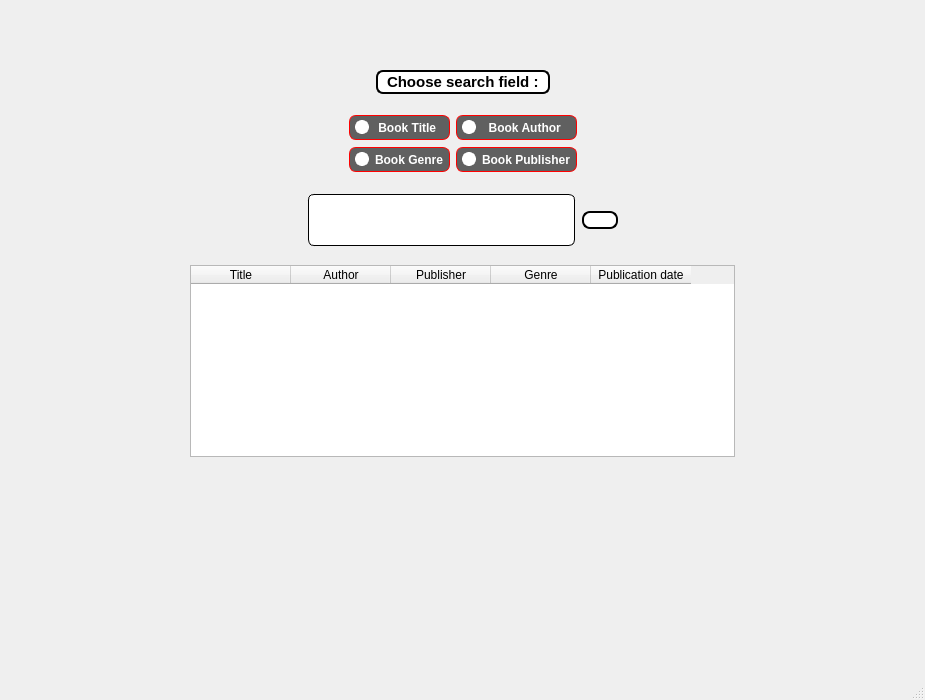
<?xml version="1.0" encoding="UTF-8"?>
<ui version="4.0">
 <class>search</class>
 <widget class="QMainWindow" name="search">
  <property name="geometry">
   <rect>
    <x>0</x>
    <y>0</y>
    <width>925</width>
    <height>700</height>
   </rect>
  </property>
  <property name="windowTitle">
   <string>MainWindow</string>
  </property>
  <property name="styleSheet">
   <string notr="true">#centralwidget
{
	border-image: url(:/img/C:/Users/DELTAcomputer/Desktop/lib1.jpg);
}

QRadioButton {
    color: black;
background-color : rgba(0, 0, 0,0.6);
border : 1px solid red;
border-radius : 7px;
}

QRadioButton::indicator {
    width: 10px;
    height: 10px;
    border-radius: 7px;
}

QRadioButton::indicator:checked {
    background-color: red;
    border: 2px solid white;
}

QRadioButton::indicator:unchecked {
    background-color:  white;
    border: 2px solid white;
}
</string>
  </property>
  <widget class="QWidget" name="centralwidget">
   <layout class="QVBoxLayout" name="verticalLayout_2">
    <item>
     <layout class="QHBoxLayout" name="horizontalLayout">
      <property name="leftMargin">
       <number>20</number>
      </property>
      <property name="topMargin">
       <number>10</number>
      </property>
      <property name="rightMargin">
       <number>20</number>
      </property>
      <property name="bottomMargin">
       <number>5</number>
      </property>
      <item>
       <widget class="QPushButton" name="BackBtn">
        <property name="cursor">
         <cursorShape>PointingHandCursor</cursorShape>
        </property>
        <property name="toolTip">
         <string>Back</string>
        </property>
        <property name="toolTipDuration">
         <number>-3</number>
        </property>
        <property name="styleSheet">
         <string notr="true">#BackBtn
{
border : 10px;
}
</string>
        </property>
        <property name="text">
         <string/>
        </property>
        <property name="icon">
         <iconset>
          <normaloff>C:/Users/DELTAcomputer/Desktop/icons/329353.png</normaloff>C:/Users/DELTAcomputer/Desktop/icons/329353.png</iconset>
        </property>
        <property name="iconSize">
         <size>
          <width>55</width>
          <height>55</height>
         </size>
        </property>
       </widget>
      </item>
      <item>
       <spacer name="horizontalSpacer">
        <property name="orientation">
         <enum>Qt::Horizontal</enum>
        </property>
        <property name="sizeHint" stdset="0">
         <size>
          <width>40</width>
          <height>20</height>
         </size>
        </property>
       </spacer>
      </item>
     </layout>
    </item>
    <item>
     <layout class="QVBoxLayout" name="verticalLayout">
      <property name="leftMargin">
       <number>10</number>
      </property>
      <property name="topMargin">
       <number>10</number>
      </property>
      <property name="rightMargin">
       <number>10</number>
      </property>
      <property name="bottomMargin">
       <number>7</number>
      </property>
      <item>
       <layout class="QHBoxLayout" name="horizontalLayout_3">
        <property name="leftMargin">
         <number>10</number>
        </property>
        <property name="topMargin">
         <number>10</number>
        </property>
        <property name="rightMargin">
         <number>10</number>
        </property>
        <property name="bottomMargin">
         <number>10</number>
        </property>
        <item>
         <spacer name="horizontalSpacer_6">
          <property name="orientation">
           <enum>Qt::Horizontal</enum>
          </property>
          <property name="sizeHint" stdset="0">
           <size>
            <width>40</width>
            <height>20</height>
           </size>
          </property>
         </spacer>
        </item>
        <item>
         <widget class="QLabel" name="SearchLabel">
          <property name="font">
           <font>
            <pointsize>11</pointsize>
            <weight>75</weight>
            <bold>true</bold>
           </font>
          </property>
          <property name="styleSheet">
           <string notr="true">#SearchLabel
{
color : blacj;
padding : 1px 5px;
background-color : rgba(255, 255, 255,1.0);
border : 2px solid black;
border-radius : 7px;
}</string>
          </property>
          <property name="text">
           <string>Choose search field :</string>
          </property>
         </widget>
        </item>
        <item>
         <spacer name="horizontalSpacer_7">
          <property name="orientation">
           <enum>Qt::Horizontal</enum>
          </property>
          <property name="sizeHint" stdset="0">
           <size>
            <width>40</width>
            <height>20</height>
           </size>
          </property>
         </spacer>
        </item>
       </layout>
      </item>
      <item>
       <layout class="QGridLayout" name="gridLayout">
        <property name="sizeConstraint">
         <enum>QLayout::SetDefaultConstraint</enum>
        </property>
        <property name="leftMargin">
         <number>20</number>
        </property>
        <property name="topMargin">
         <number>5</number>
        </property>
        <property name="rightMargin">
         <number>20</number>
        </property>
        <property name="bottomMargin">
         <number>5</number>
        </property>
        <property name="verticalSpacing">
         <number>7</number>
        </property>
        <item row="1" column="1">
         <widget class="QRadioButton" name="GenreRadio">
          <property name="font">
           <font>
            <pointsize>9</pointsize>
            <weight>75</weight>
            <bold>true</bold>
           </font>
          </property>
          <property name="cursor">
           <cursorShape>PointingHandCursor</cursorShape>
          </property>
          <property name="styleSheet">
           <string notr="true">#GenreRadio
{
color : white;
padding : 4px 5px;
background-color : rgba(0, 0, 0,0.6);
border : 1px solid red;
border-radius : 7px;
}</string>
          </property>
          <property name="text">
           <string>Book Genre</string>
          </property>
         </widget>
        </item>
        <item row="0" column="2">
         <widget class="QRadioButton" name="AuthorRadio">
          <property name="font">
           <font>
            <pointsize>9</pointsize>
            <weight>75</weight>
            <bold>true</bold>
           </font>
          </property>
          <property name="cursor">
           <cursorShape>PointingHandCursor</cursorShape>
          </property>
          <property name="styleSheet">
           <string notr="true">#AuthorRadio
{
color : white;
padding : 4px 5px;
background-color : rgba(0, 0, 0,0.6);
border : 1px solid red;
border-radius : 7px;
}</string>
          </property>
          <property name="text">
           <string>  Book Author</string>
          </property>
         </widget>
        </item>
        <item row="0" column="0">
         <spacer name="horizontalSpacer_4">
          <property name="orientation">
           <enum>Qt::Horizontal</enum>
          </property>
          <property name="sizeHint" stdset="0">
           <size>
            <width>40</width>
            <height>20</height>
           </size>
          </property>
         </spacer>
        </item>
        <item row="0" column="1">
         <widget class="QRadioButton" name="TitleRadio">
          <property name="font">
           <font>
            <pointsize>9</pointsize>
            <weight>75</weight>
            <bold>true</bold>
           </font>
          </property>
          <property name="cursor">
           <cursorShape>PointingHandCursor</cursorShape>
          </property>
          <property name="styleSheet">
           <string notr="true">#TitleRadio
{
color : white;
padding : 4px 5px;
background-color : rgba(0, 0, 0,0.6);
border : 1px solid red;
border-radius : 7px;
}</string>
          </property>
          <property name="text">
           <string> Book Title  </string>
          </property>
         </widget>
        </item>
        <item row="1" column="2">
         <widget class="QRadioButton" name="PublisherRadio">
          <property name="font">
           <font>
            <pointsize>9</pointsize>
            <weight>75</weight>
            <bold>true</bold>
           </font>
          </property>
          <property name="cursor">
           <cursorShape>PointingHandCursor</cursorShape>
          </property>
          <property name="styleSheet">
           <string notr="true">#PublisherRadio
{
color : white;
padding : 4px 5px;
background-color : rgba(0, 0, 0,0.6);
border : 1px solid red;
border-radius : 7px;
}</string>
          </property>
          <property name="text">
           <string>Book Publisher</string>
          </property>
         </widget>
        </item>
        <item row="0" column="3">
         <spacer name="horizontalSpacer_5">
          <property name="orientation">
           <enum>Qt::Horizontal</enum>
          </property>
          <property name="sizeHint" stdset="0">
           <size>
            <width>40</width>
            <height>20</height>
           </size>
          </property>
         </spacer>
        </item>
       </layout>
      </item>
      <item>
       <layout class="QHBoxLayout" name="horizontalLayout_2">
        <property name="leftMargin">
         <number>20</number>
        </property>
        <property name="topMargin">
         <number>10</number>
        </property>
        <property name="rightMargin">
         <number>20</number>
        </property>
        <property name="bottomMargin">
         <number>0</number>
        </property>
        <item>
         <spacer name="horizontalSpacer_3">
          <property name="orientation">
           <enum>Qt::Horizontal</enum>
          </property>
          <property name="sizeHint" stdset="0">
           <size>
            <width>40</width>
            <height>20</height>
           </size>
          </property>
         </spacer>
        </item>
        <item>
         <widget class="QLineEdit" name="SearchLine">
          <property name="font">
           <font>
            <family>inherit</family>
            <pointsize>-1</pointsize>
            <weight>50</weight>
            <italic>false</italic>
            <bold>false</bold>
           </font>
          </property>
          <property name="styleSheet">
           <string notr="true">#SearchLine
{
border: 1px solid;
border-radius: 6px;
background-repeat: no-repeat;
background-position: right 8px center;
padding: 14px 20px;
font-size: 14px;
line-height: 20px;
color : rgb(36, 41, 46);
vertical-align: middle;
background-color: rgb(255, 255, 255);
font-family: inherit;
font: inherit;
margin: 1px 1px;
width: 100%;
}</string>
          </property>
         </widget>
        </item>
        <item>
         <widget class="QPushButton" name="Btn">
          <property name="sizePolicy">
           <sizepolicy hsizetype="Minimum" vsizetype="Fixed">
            <horstretch>0</horstretch>
            <verstretch>0</verstretch>
           </sizepolicy>
          </property>
          <property name="cursor">
           <cursorShape>PointingHandCursor</cursorShape>
          </property>
          <property name="styleSheet">
           <string notr="true">#Btn
{
color: rgb(255, 255, 255);
background-color: white;
    line-height: 20px;
    border: 2px solid black;
    border-radius: 8px;
font: inherit;
}

#Btn:hover
{
ba0ckground-color: rgb(145, 22, 26);
}</string>
          </property>
          <property name="text">
           <string/>
          </property>
          <property name="icon">
           <iconset>
            <normaloff>C:/Users/DELTAcomputer/Desktop/icons/IMG_0149.PNG</normaloff>C:/Users/DELTAcomputer/Desktop/icons/IMG_0149.PNG</iconset>
          </property>
          <property name="iconSize">
           <size>
            <width>46</width>
            <height>46</height>
           </size>
          </property>
         </widget>
        </item>
        <item>
         <spacer name="horizontalSpacer_2">
          <property name="orientation">
           <enum>Qt::Horizontal</enum>
          </property>
          <property name="sizeHint" stdset="0">
           <size>
            <width>40</width>
            <height>20</height>
           </size>
          </property>
         </spacer>
        </item>
       </layout>
      </item>
     </layout>
    </item>
    <item>
     <layout class="QVBoxLayout" name="verticalLayout_3">
      <property name="leftMargin">
       <number>20</number>
      </property>
      <property name="topMargin">
       <number>0</number>
      </property>
      <property name="rightMargin">
       <number>20</number>
      </property>
      <property name="bottomMargin">
       <number>20</number>
      </property>
      <item>
       <layout class="QHBoxLayout" name="horizontalLayout_5">
        <property name="leftMargin">
         <number>20</number>
        </property>
        <property name="topMargin">
         <number>5</number>
        </property>
        <property name="rightMargin">
         <number>20</number>
        </property>
        <property name="bottomMargin">
         <number>20</number>
        </property>
        <item>
         <spacer name="horizontalSpacer_9">
          <property name="orientation">
           <enum>Qt::Horizontal</enum>
          </property>
          <property name="sizeType">
           <enum>QSizePolicy::Fixed</enum>
          </property>
          <property name="sizeHint" stdset="0">
           <size>
            <width>127</width>
            <height>20</height>
           </size>
          </property>
         </spacer>
        </item>
        <item>
         <layout class="QHBoxLayout" name="horizontalLayout_4">
          <property name="leftMargin">
           <number>14</number>
          </property>
          <property name="topMargin">
           <number>0</number>
          </property>
          <property name="rightMargin">
           <number>14</number>
          </property>
          <property name="bottomMargin">
           <number>10</number>
          </property>
          <item>
           <widget class="QTableWidget" name="BookTable">
            <property name="font">
             <font>
              <weight>50</weight>
              <bold>false</bold>
             </font>
            </property>
            <property name="autoFillBackground">
             <bool>false</bool>
            </property>
            <property name="styleSheet">
             <string notr="true"/>
            </property>
            <property name="frameShape">
             <enum>QFrame::StyledPanel</enum>
            </property>
            <property name="frameShadow">
             <enum>QFrame::Plain</enum>
            </property>
            <property name="lineWidth">
             <number>1</number>
            </property>
            <property name="midLineWidth">
             <number>1</number>
            </property>
            <property name="horizontalScrollBarPolicy">
             <enum>Qt::ScrollBarAsNeeded</enum>
            </property>
            <property name="sizeAdjustPolicy">
             <enum>QAbstractScrollArea::AdjustIgnored</enum>
            </property>
            <property name="autoScrollMargin">
             <number>25</number>
            </property>
            <property name="editTriggers">
             <set>QAbstractItemView::NoEditTriggers</set>
            </property>
            <property name="tabKeyNavigation">
             <bool>false</bool>
            </property>
            <property name="showDropIndicator" stdset="0">
             <bool>false</bool>
            </property>
            <property name="dragDropOverwriteMode">
             <bool>false</bool>
            </property>
            <property name="alternatingRowColors">
             <bool>true</bool>
            </property>
            <property name="selectionMode">
             <enum>QAbstractItemView::NoSelection</enum>
            </property>
            <property name="textElideMode">
             <enum>Qt::ElideNone</enum>
            </property>
            <property name="verticalScrollMode">
             <enum>QAbstractItemView::ScrollPerPixel</enum>
            </property>
            <property name="sortingEnabled">
             <bool>true</bool>
            </property>
            <property name="wordWrap">
             <bool>false</bool>
            </property>
            <property name="cornerButtonEnabled">
             <bool>false</bool>
            </property>
            <attribute name="horizontalHeaderStretchLastSection">
             <bool>false</bool>
            </attribute>
            <attribute name="verticalHeaderVisible">
             <bool>false</bool>
            </attribute>
            <attribute name="verticalHeaderStretchLastSection">
             <bool>false</bool>
            </attribute>
            <column>
             <property name="text">
              <string>Title</string>
             </property>
            </column>
            <column>
             <property name="text">
              <string>Author</string>
             </property>
            </column>
            <column>
             <property name="text">
              <string>Publisher</string>
             </property>
            </column>
            <column>
             <property name="text">
              <string>Genre</string>
             </property>
            </column>
            <column>
             <property name="text">
              <string>Publication date</string>
             </property>
            </column>
           </widget>
          </item>
         </layout>
        </item>
        <item>
         <spacer name="horizontalSpacer_8">
          <property name="orientation">
           <enum>Qt::Horizontal</enum>
          </property>
          <property name="sizeType">
           <enum>QSizePolicy::Minimum</enum>
          </property>
          <property name="sizeHint" stdset="0">
           <size>
            <width>127</width>
            <height>20</height>
           </size>
          </property>
         </spacer>
        </item>
       </layout>
      </item>
      <item>
       <spacer name="verticalSpacer">
        <property name="orientation">
         <enum>Qt::Vertical</enum>
        </property>
        <property name="sizeHint" stdset="0">
         <size>
          <width>20</width>
          <height>40</height>
         </size>
        </property>
       </spacer>
      </item>
     </layout>
    </item>
   </layout>
  </widget>
  <widget class="QMenuBar" name="menubar">
   <property name="geometry">
    <rect>
     <x>0</x>
     <y>0</y>
     <width>925</width>
     <height>26</height>
    </rect>
   </property>
  </widget>
  <widget class="QStatusBar" name="statusbar"/>
 </widget>
 <resources/>
 <connections/>
</ui>
